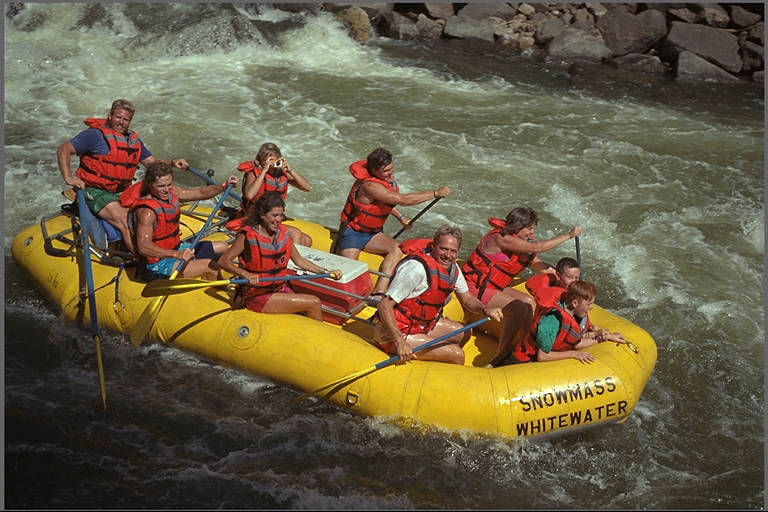
#> input picture images/high_kayak.png, 768 x 512 px
$ python steg_test.py
#> lines starting #> are read from the running program, lines starting #| are printed output that depends on the picture
import os

import numpy as np
from PIL import Image
from scipy import signal
import pystc  # install with: pip install pystcstego


# --- 1. HILL cost function (Li et al., 2014) ---
def HILL(image: np.ndarray) -> np.ndarray:
    H = np.array([[-1,  2, -1],
                  [ 2, -4,  2],
                  [-1,  2, -1]], dtype=np.float64)
    L1 = np.ones((3, 3), dtype=np.float64) / (3 ** 2)
    L2 = np.ones((15, 15), dtype=np.float64) / (15 ** 2)

    image = image.astype(np.float64)

    # Residual -> abs -> 3x3 average
    costs = np.abs(signal.convolve2d(image, H, mode="same"))
    costs = signal.convolve2d(costs, L1, mode="same")

    # Invert BEFORE the 15x15 smoothing (this is the order HILL defines)
    costs = 1.0 / np.maximum(costs, 1e-5)   # avoid inf in perfectly flat areas
    costs = signal.convolve2d(costs, L2, mode="same")

    return costs.astype(np.float64)


# --- 2. Configuration ---
INPUT_IMAGE = "images/high_kayak.png"
OUTPUT_DIR = "output"
SECRET_TEXT = "My secret message for STC test!"
SEED = 12345  # shared key between sender and receiver

os.makedirs(OUTPUT_DIR, exist_ok=True)

# --- 3. Embed ---
print("[1] Loading image and calculating costs...")
cover = np.array(Image.open(INPUT_IMAGE).convert("L"), dtype=np.uint8)
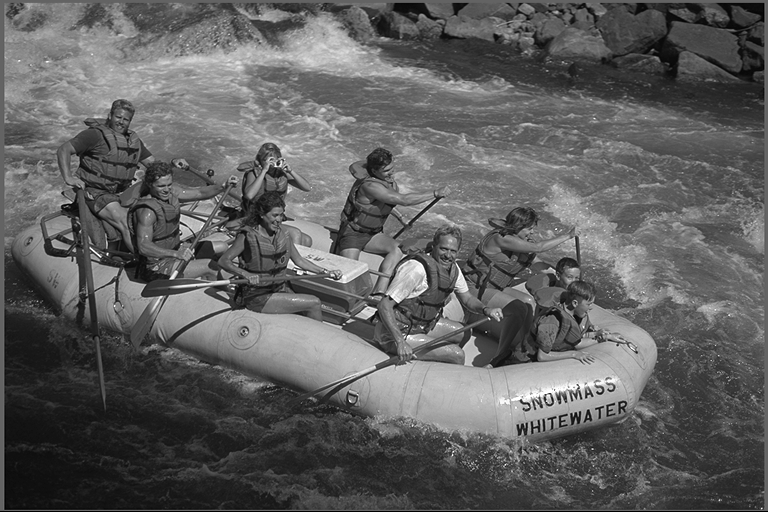
#> cover: shape (512, 768); min 0, max 255, mean 94.8
costs = HILL(cover)
#> in HILL, `costs = np.abs(signal.convolve2d(image, H, mode="same"))`:
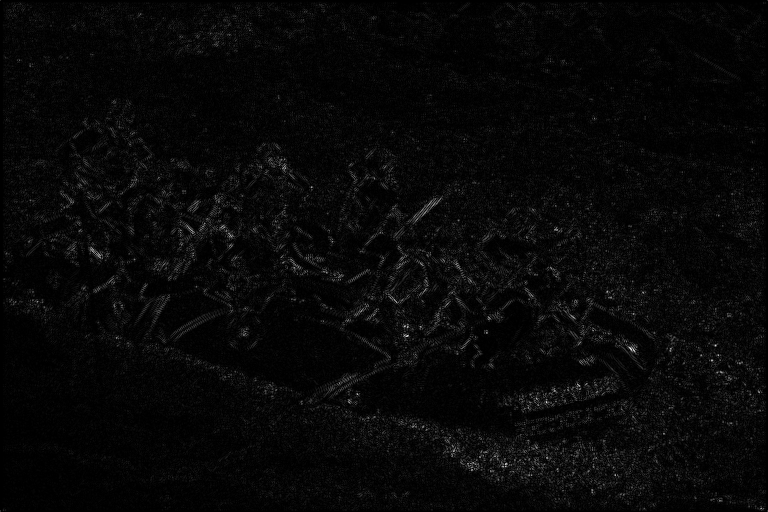
#> costs: shape (512, 768) float64; min 0, max 554, mean 17.8; drawn with min black and max white
#> in HILL, `costs = signal.convolve2d(costs, L1, mode="same")`:
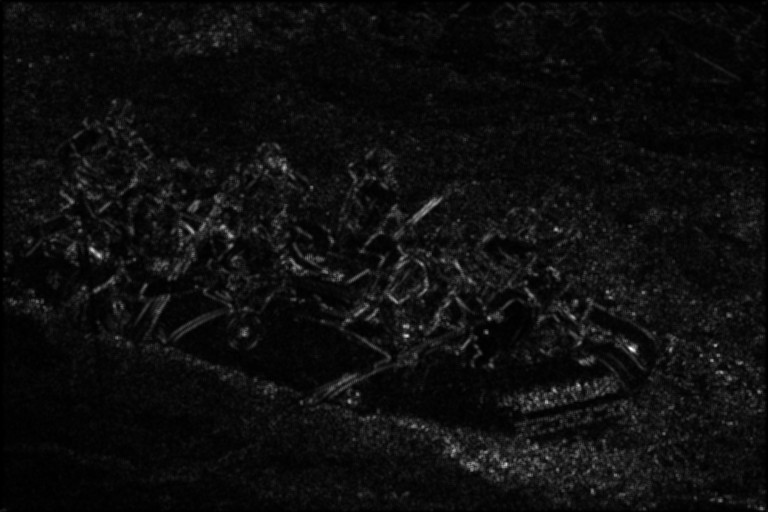
#> costs: shape (512, 768) float64; min 0, max 316.9, mean 17.8; drawn with min black and max white
#> in HILL, `costs = 1.0 / np.maximum(costs, 1e-5)`:
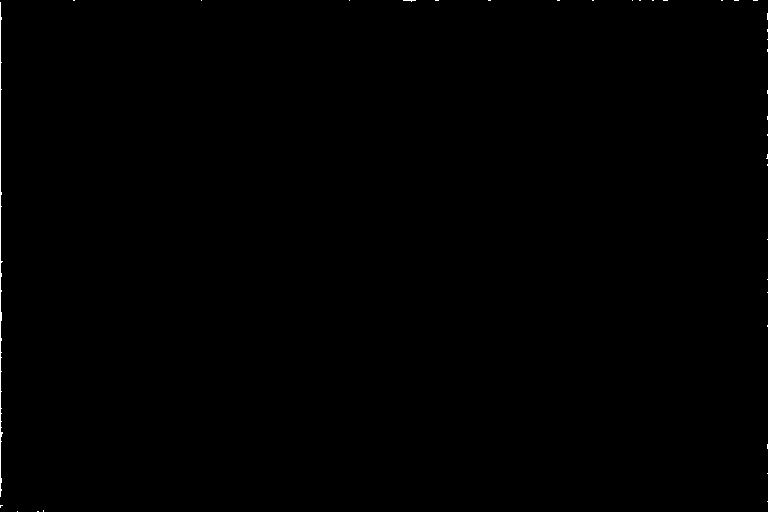
#> costs: shape (512, 768) float64; min 0.00316, max 100000, mean 166.4; drawn with min black and max white

print(f"[2] Embedding: '{SECRET_TEXT}'")
message_bytes = SECRET_TEXT.encode("utf-8")

# hide(message, cover, cost_plus1, cost_minus1, seed, mx, mn)
#> (the run stopped early here; a loop or call above may not have finished)

$ run again, with images/high_bike.png copied over images/high_kayak.png
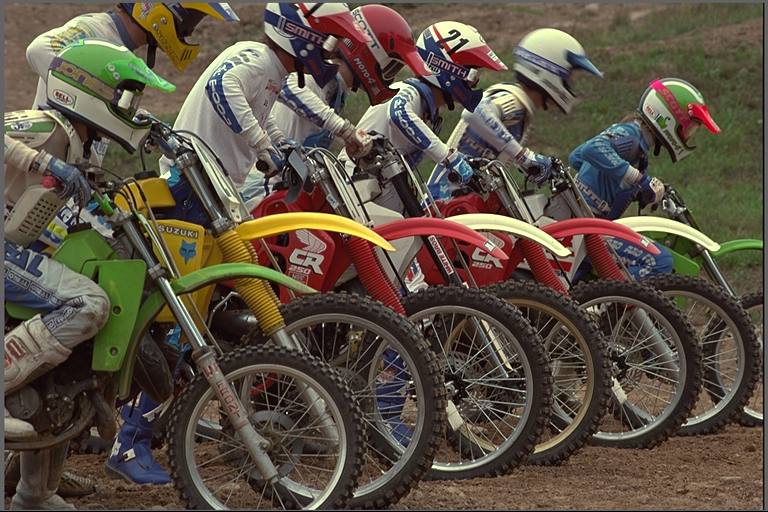
#> input picture images/high_bike.png, 768 x 512 px
#> `cover = np.array(Image.open(INPUT_IMAGE).convert("L"), dtype=np.uint8)`:
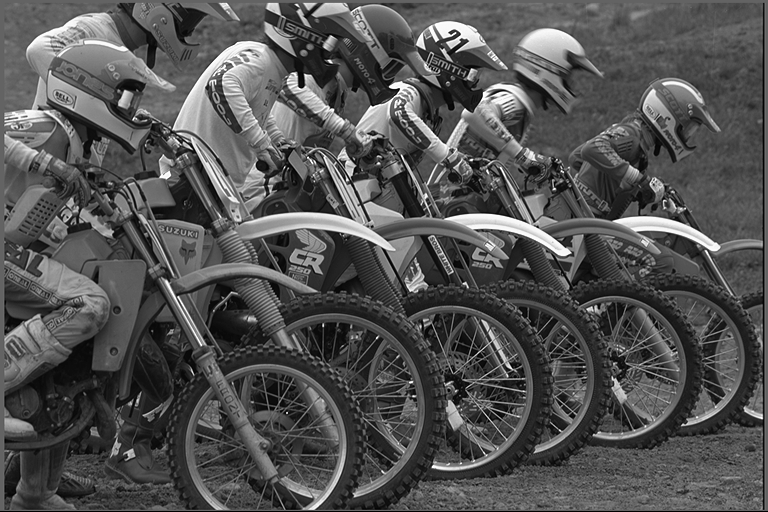
#> cover: shape (512, 768); min 0, max 255, mean 82.6
#> in HILL, `costs = signal.convolve2d(costs, L2, mode="same")`:
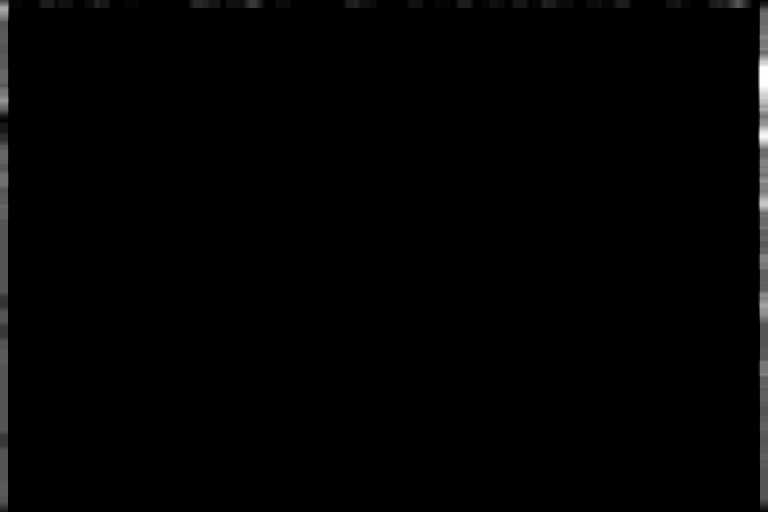
#> costs: shape (512, 768) float64; min 0.00953, max 20000.3, mean 190.7; drawn with min black and max white

$ run again, with images/mid_door.png copied over images/high_kayak.png
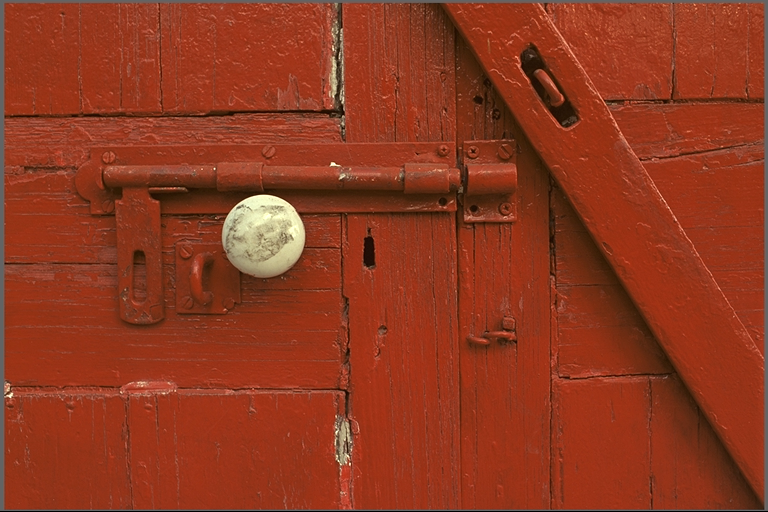
#> input picture images/mid_door.png, 768 x 512 px
#> `cover = np.array(Image.open(INPUT_IMAGE).convert("L"), dtype=np.uint8)`:
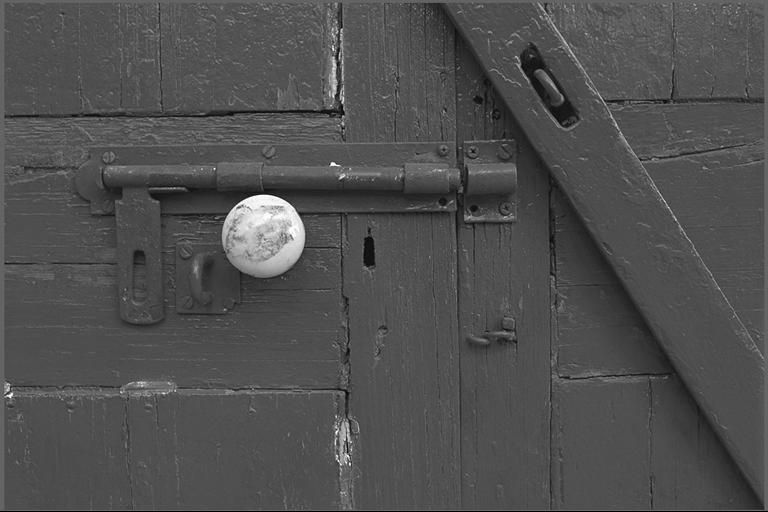
#> cover: shape (512, 768); min 0, max 255, mean 79.4
#> in HILL, `costs = 1.0 / np.maximum(costs, 1e-5)`:
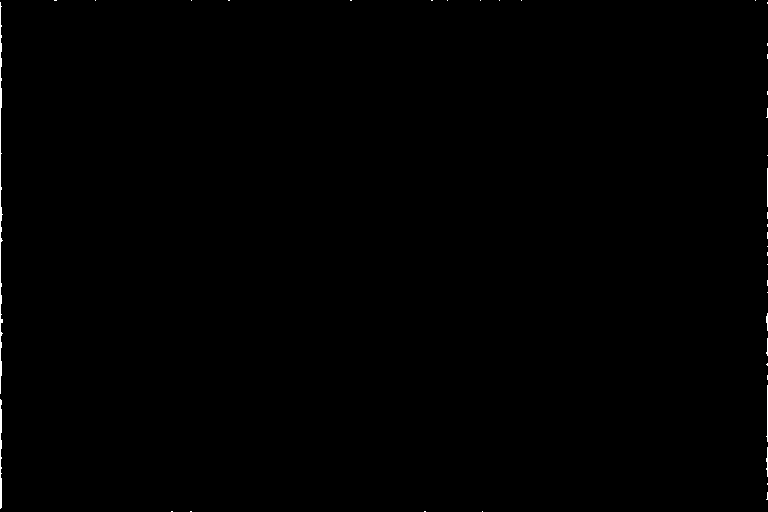
#> costs: shape (512, 768) float64; min 0.00514, max 100000, mean 248.4; drawn with min black and max white
